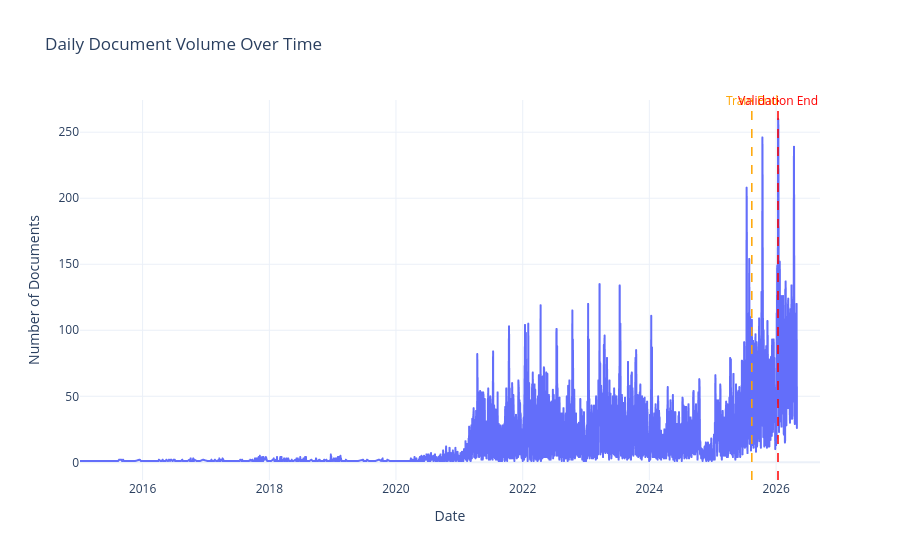
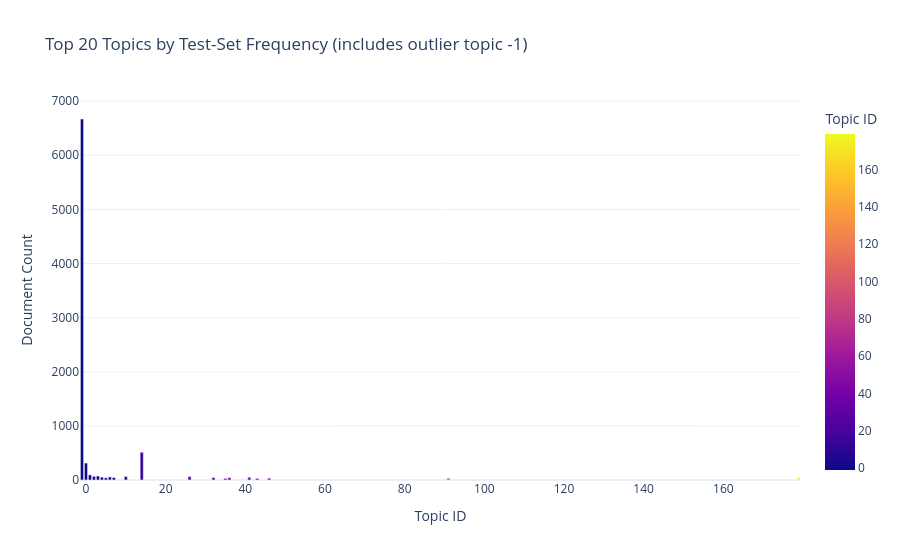
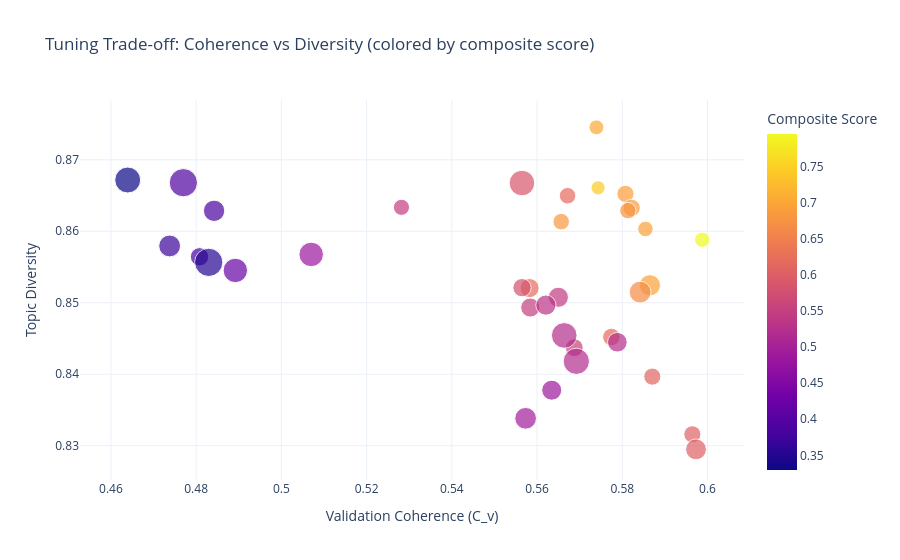
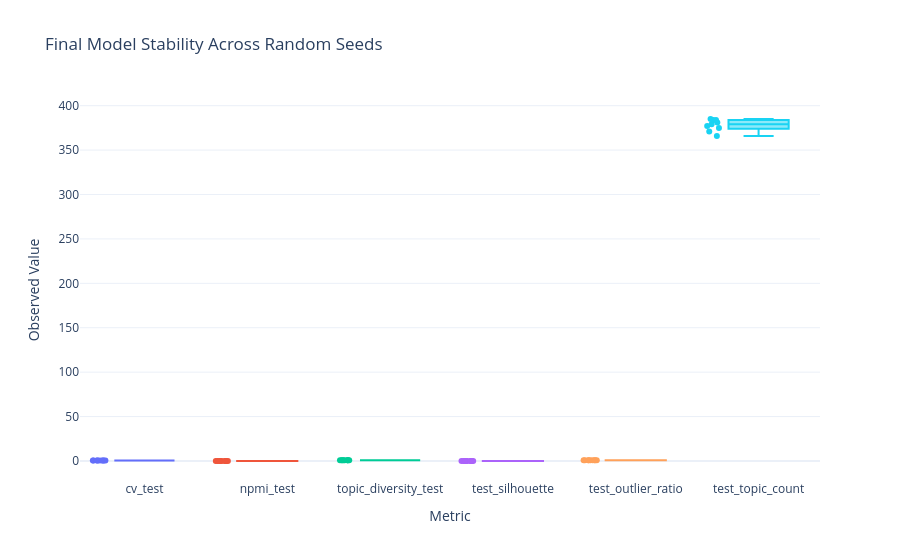

Write notebook code for charts like these, in order.
### Markdown cell above
Generates scientific figures for trends, topic prevalence, tuning trade-offs, and stability.

### Code cell
# ---------- Figure 1: Document intensity over time (all splits) ----------
plot_df = df[['date']].copy()
plot_df['date'] = pd.to_datetime(plot_df['date'])
plot_df['day'] = plot_df['date'].dt.floor('D')

daily_counts = plot_df.groupby('day').size().reset_index(name='documents')

split_dates = {
    'train_end': pd.to_datetime(train_df['date']).max(),
    'val_start': pd.to_datetime(val_df['date']).min(),
    'val_end': pd.to_datetime(val_df['date']).max(),
    'test_start': pd.to_datetime(test_df['date']).min()
}

fig_daily = px.line(
    daily_counts,
    x='day',
    y='documents',
    title='Daily Document Volume Over Time',
    labels={'day': 'Date', 'documents': 'Number of Documents'}
)


def add_date_marker(fig, date_value, label, color):
    if pd.isna(date_value):
        return
    marker_x = pd.to_datetime(date_value).to_pydatetime()
    fig.add_shape(
        type='line',
        x0=marker_x,
        x1=marker_x,
        y0=0,
        y1=1,
        xref='x',
        yref='paper',
        line=dict(color=color, dash='dash', width=1.5)
    )
    fig.add_annotation(
        x=marker_x,
        y=1,
        xref='x',
        yref='paper',
        yshift=10,
        text=label,
        showarrow=False,
        font=dict(color=color)
    )


add_date_marker(fig_daily, split_dates['train_end'], 'Train End', 'orange')
add_date_marker(fig_daily, split_dates['val_end'], 'Validation End', 'red')
fig_daily.update_layout(template='plotly_white')
fig_daily.show()

# ---------- Figure 2: Topic prevalence in final test assignment ----------
if 'test_topics' in globals():
    topic_counts = pd.Series(test_topics).value_counts(dropna=False).rename_axis('topic').reset_index(name='count')
    topic_counts['topic'] = topic_counts['topic'].astype(int)
    topic_counts = topic_counts.sort_values('count', ascending=False)

    fig_topic_prev = px.bar(
        topic_counts.head(20),
        x='topic',
        y='count',
        color='topic',
        title='Top 20 Topics by Test-Set Frequency (includes outlier topic -1)',
        labels={'topic': 'Topic ID', 'count': 'Document Count'}
    )
    fig_topic_prev.update_layout(showlegend=False, template='plotly_white')
    fig_topic_prev.show()
else:
    print('Topic prevalence figure skipped (`test_topics` not available).')

# ---------- Figure 3: Hyperparameter trade-off map ----------
if {'cv_val', 'topic_diversity', 'composite_score', 'n_neighbors', 'min_cluster_size'}.issubset(tuning_results.columns):
    fig_tradeoff = px.scatter(
        tuning_results,
        x='cv_val',
        y='topic_diversity',
        color='composite_score',
        size='n_topics' if 'n_topics' in tuning_results.columns else None,
        hover_data=['n_neighbors', 'n_components', 'min_cluster_size', 'min_samples', 'fit_seconds'],
        title='Tuning Trade-off: Coherence vs Diversity (colored by composite score)',
        labels={'cv_val': 'Validation Coherence (C_v)', 'topic_diversity': 'Topic Diversity', 'composite_score': 'Composite Score'}
    )
    fig_tradeoff.update_layout(template='plotly_white')
    fig_tradeoff.show()

# ---------- Figure 4: Seed stability profile ----------
if not seed_results.empty:
    long_seed = seed_results.melt(
        id_vars=['seed'],
        value_vars=['cv_test', 'npmi_test', 'topic_diversity_test', 'test_silhouette', 'test_outlier_ratio', 'test_topic_count'],
        var_name='metric',
        value_name='value'
    )

    fig_seed_box = px.box(
        long_seed,
        x='metric',
        y='value',
        points='all',
        color='metric',
        title='Final Model Stability Across Random Seeds',
        labels={'metric': 'Metric', 'value': 'Observed Value'}
    )
    fig_seed_box.update_layout(showlegend=False, template='plotly_white')
    fig_seed_box.show()

# ---------- Figure 5: Fold-level metric heatmap ----------
if {'fold', 'cv_val', 'npmi_val', 'topic_diversity', 'intra_topic_similarity', 'inter_topic_similarity'}.issubset(cv_results.columns):
    fold_summary = cv_results.groupby('fold', as_index=False)[
        ['cv_val', 'npmi_val', 'topic_diversity', 'intra_topic_similarity', 'inter_topic_similarity']
    ].mean()

    z_values = fold_summary[['cv_val', 'npmi_val', 'topic_diversity', 'intra_topic_similarity', 'inter_topic_similarity']].to_numpy()

    fig_heat = go.Figure(data=go.Heatmap(
        z=z_values,
        x=['C_v', 'NPMI', 'Diversity', 'Intra Sim', 'Inter Sim'],
        y=[f"Fold {int(f)}" for f in fold_summary['fold']],
        colorscale='Viridis',
        colorbar=dict(title='Mean Value')
    ))
    fig_heat.update_layout(
        title='Fold-wise Average Metrics During Hyperparameter Tuning',
        xaxis_title='Metric',
        yaxis_title='Time-Series CV Fold',
        template='plotly_white'
    )
    fig_heat.show()

print('Scientific visualizations generated.')

### Figure 1 — Plotly figure (JSON) as saved in the notebook; plotly's stock layout.template omitted (floating-point values rounded to 4 significant figures; data arrays with more than 128 entries replaced by an {"elided": "..."} marker saying what was removed)
{"data": [{"hovertemplate": "Date=%{x}<br>Number of Documents=%{y}<extra></extra>", "legendgroup": "", "line": {"color": "#636efa", "dash": "solid"}, "marker": {"symbol": "circle"}, "mode": "lines", "name": "", "showlegend": false, "type": "scattergl", "x": {"elided": "2583 str values"}, "xaxis": "x", "y": {"elided": "2583 int values"}, "yaxis": "y"}], "layout": {"annotations": [{"font": {"color": "orange"}, "showarrow": false, "text": "Train End", "x": "2025-08-13T23:26:00+00:00", "xref": "x", "y": 1, "yref": "paper", "yshift": 10}, {"font": {"color": "red"}, "showarrow": false, "text": "Validation End", "x": "2026-01-11T23:11:34+00:00", "xref": "x", "y": 1, "yref": "paper", "yshift": 10}], "legend": {"tracegroupgap": 0}, "shapes": [{"line": {"color": "orange", "dash": "dash", "width": 1.5}, "type": "line", "x0": "2025-08-13T23:26:00+00:00", "x1": "2025-08-13T23:26:00+00:00", "xref": "x", "y0": 0, "y1": 1, "yref": "paper"}, {"line": {"color": "red", "dash": "dash", "width": 1.5}, "type": "line", "x0": "2026-01-11T23:11:34+00:00", "x1": "2026-01-11T23:11:34+00:00", "xref": "x", "y0": 0, "y1": 1, "yref": "paper"}], "title": {"text": "Daily Document Volume Over Time"}, "xaxis": {"anchor": "y", "domain": [0, 1], "title": {"text": "Date"}}, "yaxis": {"anchor": "x", "domain": [0, 1], "title": {"text": "Number of Documents"}}}}

### Figure 2 — Plotly figure (JSON) as saved in the notebook; plotly's stock layout.template omitted (floating-point values rounded to 4 significant figures)
{"data": [{"hovertemplate": "Topic ID=%{marker.color}<br>Document Count=%{y}<extra></extra>", "legendgroup": "", "marker": {"color": [-1, 14, 0, 1, 3, 2, 10, 26, 6, 4, 41, 179, 7, 32, 36, 5, 46, 91, 35, 43], "coloraxis": "coloraxis", "pattern": {"shape": ""}}, "name": "", "orientation": "v", "showlegend": false, "textposition": "auto", "type": "bar", "x": [-1, 14, 0, 1, 3, 2, 10, 26, 6, 4, 41, 179, 7, 32, 36, 5, 46, 91, 35, 43], "xaxis": "x", "y": [6669, 513, 313, 95, 75, 67, 64, 64, 57, 53, 51, 48, 46, 45, 44, 41, 35, 35, 30, 30], "yaxis": "y"}], "layout": {"barmode": "relative", "coloraxis": {"colorbar": {"title": {"text": "Topic ID"}}, "colorscale": [[0, "#0d0887"], [0.1111, "#46039f"], [0.2222, "#7201a8"], [0.3333, "#9c179e"], [0.4444, "#bd3786"], [0.5556, "#d8576b"], [0.6667, "#ed7953"], [0.7778, "#fb9f3a"], [0.8889, "#fdca26"], [1, "#f0f921"]]}, "legend": {"tracegroupgap": 0}, "showlegend": false, "title": {"text": "Top 20 Topics by Test-Set Frequency (includes outlier topic -1)"}, "xaxis": {"anchor": "y", "domain": [0, 1], "title": {"text": "Topic ID"}}, "yaxis": {"anchor": "x", "domain": [0, 1], "title": {"text": "Document Count"}}}}

### Figure 3 — Plotly figure (JSON) as saved in the notebook; plotly's stock layout.template omitted (floating-point values rounded to 4 significant figures; data arrays with more than 128 entries replaced by an {"elided": "..."} marker saying what was removed)
{"data": [{"customdata": {"elided": "36x5 float values"}, "hovertemplate": "Validation Coherence (C_v)=%{x}<br>Topic Diversity=%{y}<br>n_topics=%{marker.size}<br>n_neighbors=%{customdata[0]}<br>n_components=%{customdata[1]}<br>min_cluster_size=%{customdata[2]}<br>min_samples=%{customdata[3]}<br>fit_seconds=%{customdata[4]}<br>Composite Score=%{marker.color}<extra></extra>", "legendgroup": "", "marker": {"color": [0.7957, 0.7449, 0.7035, 0.6952, 0.6938, 0.6914, 0.6866, 0.6816, 0.6773, 0.6673, 0.6227, 0.6197, 0.6167, 0.6108, 0.6047, 0.6019, 0.5866, 0.5802, 0.555, 0.552, 0.5461, 0.5447, 0.534, 0.5233, 0.5215, 0.5201, 0.4963, 0.4889, 0.4847, 0.4187, 0.3941, 0.386, 0.3813, 0.3715, 0.3526, 0.3297], "coloraxis": "coloraxis", "size": [122.0, 104.3, 114.7, 234.3, 125.3, 153.7, 158.0, 142.7, 140.0, 247.7, 189.0, 142.3, 160.0, 152.0, 152.7, 225.0, 341.0, 174.3, 165.0, 190.0, 135.3, 211.3, 211.7, 201.0, 341.3, 358.3, 245.0, 209.0, 312.0, 309.7, 415.0, 236.3, 175.0, 247.0, 415.3, 349.3], "sizemode": "area", "sizeref": 1.038, "symbol": "circle"}, "mode": "markers", "name": "", "orientation": "v", "showlegend": false, "type": "scatter", "x": [0.5988, 0.5743, 0.5739, 0.5865, 0.5854, 0.5807, 0.5822, 0.5657, 0.5813, 0.5842, 0.5583, 0.5672, 0.5774, 0.587, 0.5964, 0.5973, 0.5565, 0.5565, 0.5687, 0.5584, 0.5282, 0.565, 0.5621, 0.5788, 0.5664, 0.5692, 0.5573, 0.5634, 0.507, 0.4892, 0.477, 0.4842, 0.4808, 0.4738, 0.4829, 0.4639], "xaxis": "x", "y": [0.8588, 0.8661, 0.8745, 0.8524, 0.8603, 0.8652, 0.8633, 0.8613, 0.8629, 0.8515, 0.8521, 0.865, 0.8452, 0.8397, 0.8316, 0.8295, 0.8667, 0.8521, 0.8437, 0.8493, 0.8634, 0.8508, 0.8497, 0.8445, 0.8454, 0.8418, 0.8338, 0.8378, 0.8568, 0.8545, 0.8668, 0.8629, 0.8564, 0.8579, 0.8557, 0.8672], "yaxis": "y"}], "layout": {"coloraxis": {"colorbar": {"title": {"text": "Composite Score"}}, "colorscale": [[0, "#0d0887"], [0.1111, "#46039f"], [0.2222, "#7201a8"], [0.3333, "#9c179e"], [0.4444, "#bd3786"], [0.5556, "#d8576b"], [0.6667, "#ed7953"], [0.7778, "#fb9f3a"], [0.8889, "#fdca26"], [1, "#f0f921"]]}, "legend": {"itemsizing": "constant", "tracegroupgap": 0}, "title": {"text": "Tuning Trade-off: Coherence vs Diversity (colored by composite score)"}, "xaxis": {"anchor": "y", "domain": [0, 1], "title": {"text": "Validation Coherence (C_v)"}}, "yaxis": {"anchor": "x", "domain": [0, 1], "title": {"text": "Topic Diversity"}}}}

### Figure 4 — Plotly figure (JSON) as saved in the notebook; plotly's stock layout.template omitted (floating-point values rounded to 4 significant figures)
{"data": [{"alignmentgroup": "True", "boxpoints": "all", "hovertemplate": "Metric=%{x}<br>Observed Value=%{y}<extra></extra>", "legendgroup": "cv_test", "marker": {"color": "#636efa"}, "name": "cv_test", "notched": false, "offsetgroup": "cv_test", "orientation": "v", "showlegend": true, "type": "box", "x": ["cv_test", "cv_test", "cv_test", "cv_test", "cv_test", "cv_test", "cv_test", "cv_test", "cv_test"], "x0": " ", "xaxis": "x", "y": [0.4764, 0.4675, 0.4604, 0.4667, 0.4708, 0.4802, 0.4709, 0.4691, 0.4632], "y0": " ", "yaxis": "y"}, {"alignmentgroup": "True", "boxpoints": "all", "hovertemplate": "Metric=%{x}<br>Observed Value=%{y}<extra></extra>", "legendgroup": "npmi_test", "marker": {"color": "#EF553B"}, "name": "npmi_test", "notched": false, "offsetgroup": "npmi_test", "orientation": "v", "showlegend": true, "type": "box", "x": ["npmi_test", "npmi_test", "npmi_test", "npmi_test", "npmi_test", "npmi_test", "npmi_test", "npmi_test", "npmi_test"], "x0": " ", "xaxis": "x", "y": [-0.02519, -0.03205, -0.04821, -0.03744, -0.03315, -0.02191, -0.03417, -0.02753, -0.03559], "y0": " ", "yaxis": "y"}, {"alignmentgroup": "True", "boxpoints": "all", "hovertemplate": "Metric=%{x}<br>Observed Value=%{y}<extra></extra>", "legendgroup": "topic_diversity_test", "marker": {"color": "#00cc96"}, "name": "topic_diversity_test", "notched": false, "offsetgroup": "topic_diversity_test", "orientation": "v", "showlegend": true, "type": "box", "x": ["topic_diversity_test", "topic_diversity_test", "topic_diversity_test", "topic_diversity_test", "topic_diversity_test", "topic_diversity_test", "topic_diversity_test", "topic_diversity_test", "topic_diversity_test"], "x0": " ", "xaxis": "x", "y": [0.788, 0.7907, 0.7901, 0.7873, 0.78, 0.7874, 0.7894, 0.7906, 0.7825], "y0": " ", "yaxis": "y"}, {"alignmentgroup": "True", "boxpoints": "all", "hovertemplate": "Metric=%{x}<br>Observed Value=%{y}<extra></extra>", "legendgroup": "test_silhouette", "marker": {"color": "#ab63fa"}, "name": "test_silhouette", "notched": false, "offsetgroup": "test_silhouette", "orientation": "v", "showlegend": true, "type": "box", "x": ["test_silhouette", "test_silhouette", "test_silhouette", "test_silhouette", "test_silhouette", "test_silhouette", "test_silhouette", "test_silhouette", "test_silhouette"], "x0": " ", "xaxis": "x", "y": [0.08229, 0.05845, 0.06741, 0.07179, 0.09169, 0.0856, 0.09235, 0.08962, 0.0436], "y0": " ", "yaxis": "y"}, {"alignmentgroup": "True", "boxpoints": "all", "hovertemplate": "Metric=%{x}<br>Observed Value=%{y}<extra></extra>", "legendgroup": "test_outlier_ratio", "marker": {"color": "#FFA15A"}, "name": "test_outlier_ratio", "notched": false, "offsetgroup": "test_outlier_ratio", "orientation": "v", "showlegend": true, "type": "box", "x": ["test_outlier_ratio", "test_outlier_ratio", "test_outlier_ratio", "test_outlier_ratio", "test_outlier_ratio", "test_outlier_ratio", "test_outlier_ratio", "test_outlier_ratio", "test_outlier_ratio"], "x0": " ", "xaxis": "x", "y": [0.6927, 0.6631, 0.6679, 0.6658, 0.6816, 0.6816, 0.6909, 0.6785, 0.6645], "y0": " ", "yaxis": "y"}, {"alignmentgroup": "True", "boxpoints": "all", "hovertemplate": "Metric=%{x}<br>Observed Value=%{y}<extra></extra>", "legendgroup": "test_topic_count", "marker": {"color": "#19d3f3"}, "name": "test_topic_count", "notched": false, "offsetgroup": "test_topic_count", "orientation": "v", "showlegend": true, "type": "box", "x": ["test_topic_count", "test_topic_count", "test_topic_count", "test_topic_count", "test_topic_count", "test_topic_count", "test_topic_count", "test_topic_count", "test_topic_count"], "x0": " ", "xaxis": "x", "y": [375.0, 366.0, 384.0, 371.0, 385.0, 381.0, 379.0, 384.0, 377.0], "y0": " ", "yaxis": "y"}], "layout": {"boxmode": "overlay", "legend": {"title": {"text": "Metric"}, "tracegroupgap": 0}, "showlegend": false, "title": {"text": "Final Model Stability Across Random Seeds"}, "xaxis": {"anchor": "y", "categoryarray": ["cv_test", "npmi_test", "topic_diversity_test", "test_silhouette", "test_outlier_ratio", "test_topic_count"], "categoryorder": "array", "domain": [0, 1], "title": {"text": "Metric"}}, "yaxis": {"anchor": "x", "domain": [0, 1], "title": {"text": "Observed Value"}}}}
